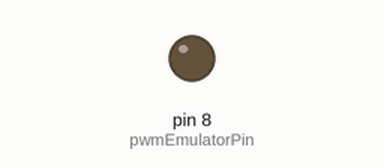
A sketch run on a simulated Arduino Uno, built with avr-gcc and run on an emulated ATmega328P. On the bench: output pins drawn as LEDs (lit = HIGH).

Above: at 0.1 s.
Timing chart, 0 to 1.6 s (numbered marks = the images above):
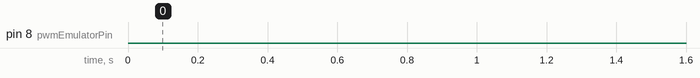

The sketch:

pwm.ino
```cpp
int pwmEmulatorPin = 8;
int maxRange = 20000;
int dutyCyclePercent = 20; //hardcode test
float activeTime;
float nonActiveTime;

void setup(){
  pinMode(pwmEmulatorPin, OUTPUT);
  activeTime = maxRange * (dutyCyclePercent / 100.0);
  nonActiveTime = maxRange * ((100 - dutyCyclePercent) / 100.0);
}

void loop(){
  digitalWrite(pwmEmulatorPin, HIGH);
  delayMicroseconds(activeTime);
  digitalWrite(pwmEmulatorPin, LOW);
  delayMicroseconds(nonActiveTime);
}
```
